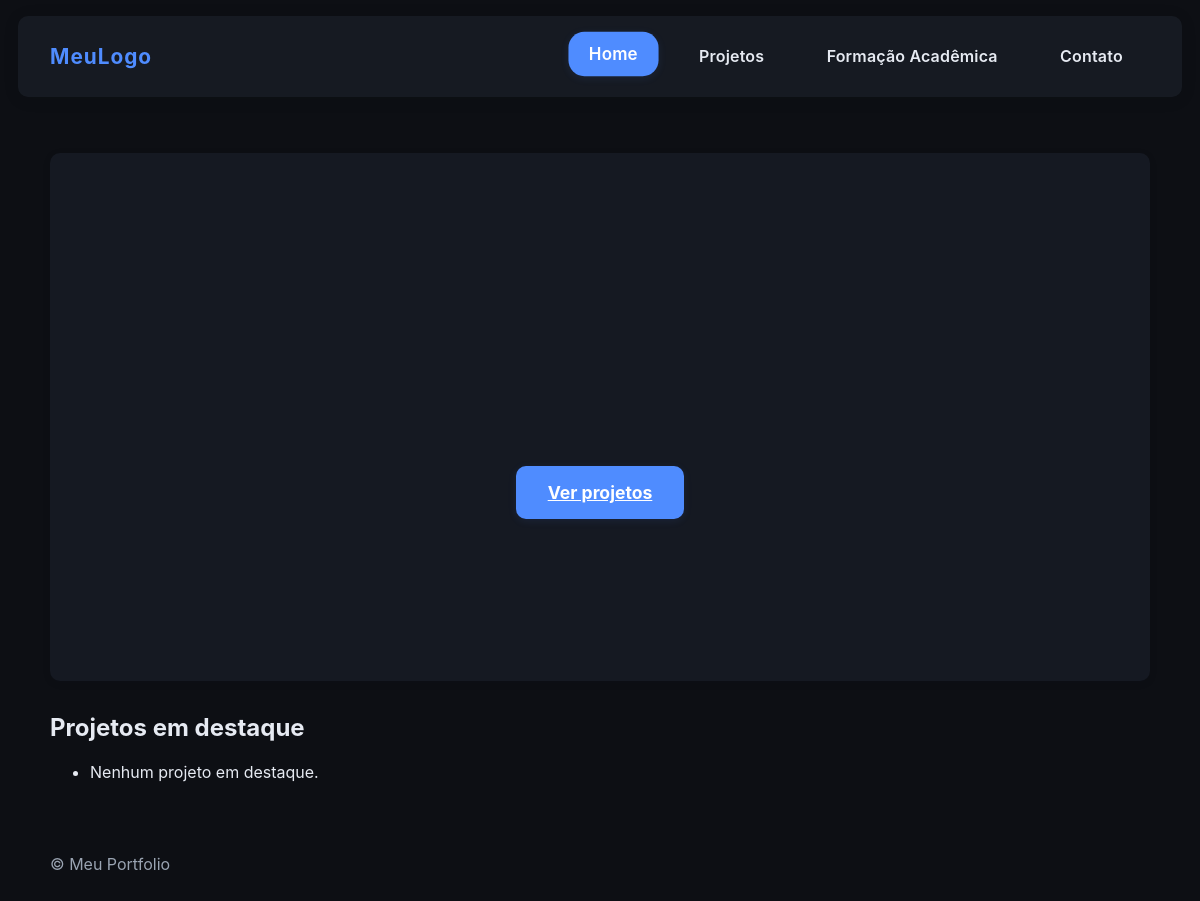
The app's page /, older data.
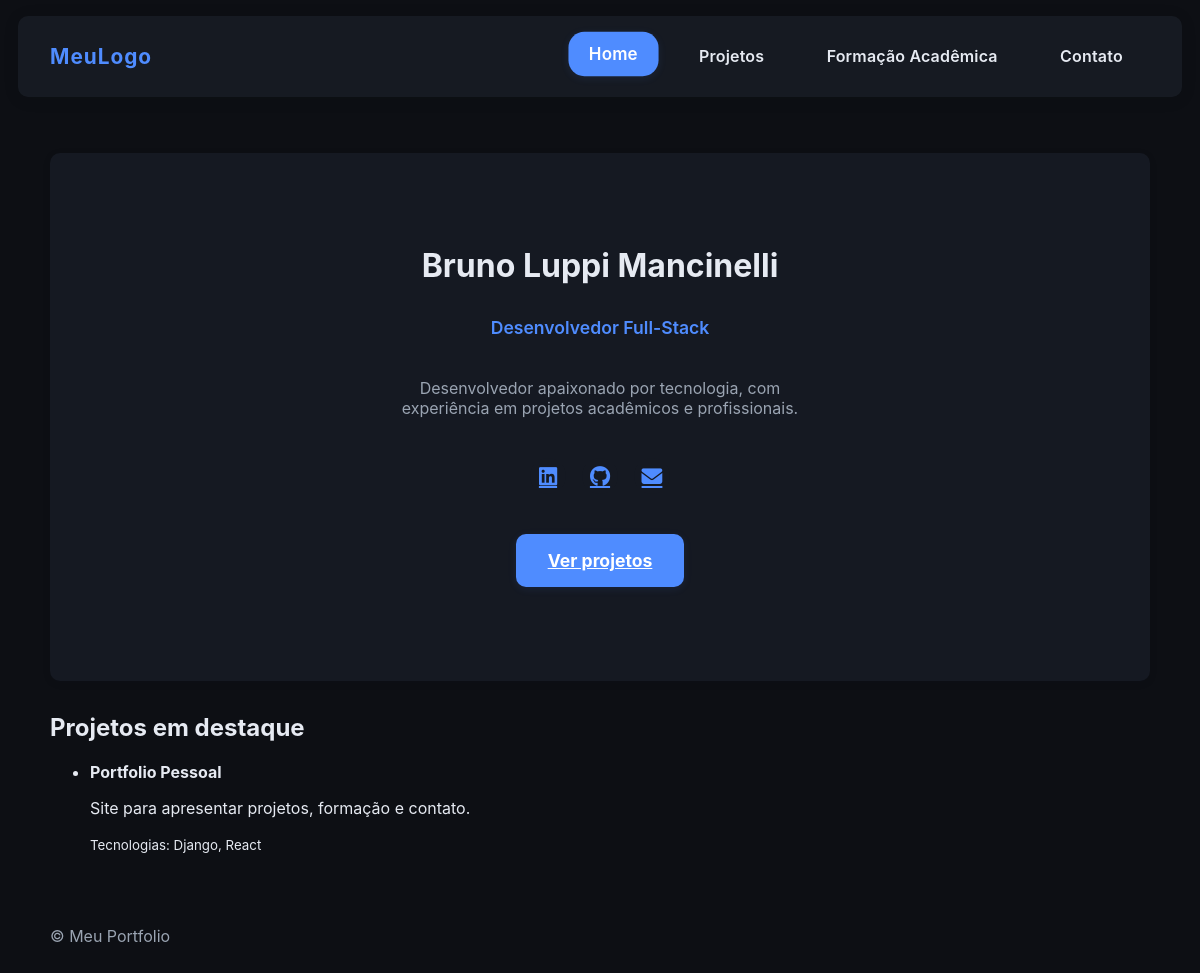
The same page, newer data.
### apps/profile/models.py (models this page shows, shortened)
class Profile(models.Model):
    name = models.CharField(max_length=255)
    foto = models.ImageField(upload_to='profile/', null=True, blank=True)
    role = models.CharField(max_length=100, help_text="e.g., Full-Stack Engineer, Student")
    description = models.TextField(help_text="Professional summary or bio")
    email = models.EmailField(unique=True)
    linkedin = models.URLField(null=True, blank=True)
    github = models.URLField(null=True, blank=True)
    created_at = models.DateTimeField(auto_now_add=True)
    updated_at = models.DateTimeField(auto_now=True)
    class Meta:
        ordering = ['-created_at']
        verbose_name = 'Profile'
        verbose_name_plural = 'Profiles'

### apps/projects/models.py (models this page shows, shortened)
class Project(models.Model):
    title = models.CharField(max_length=255)
    description = models.TextField()
    imagem = models.ImageField(upload_to='projects/', null=True, blank=True)
    technologies = models.ManyToManyField(
        Technology,
        related_name='projects',
        blank=True
    )
    repository_url = models.URLField(null=True, blank=True)
    demo_url = models.URLField(null=True, blank=True)
    destaque = models.BooleanField(default=False)
    created_at = models.DateTimeField(auto_now_add=True)
    updated_at = models.DateTimeField(auto_now=True)
    class Meta:
        ordering = ['-destaque', '-created_at']
        verbose_name = 'Project'
        verbose_name_plural = 'Projects'

class Technology(models.Model):
    name = models.CharField(max_length=100, unique=True)
    created_at = models.DateTimeField(auto_now_add=True)
    class Meta:
        ordering = ['name']
        verbose_name = 'Technology'
        verbose_name_plural = 'Technologies'

### apps/profile/views.py (the view)
# urls.py: path('', profile_views.home, name='home'),
def home(request):
    profile = Profile.objects.first()
    highlights = Project.objects.filter(destaque=True).order_by('-created_at').prefetch_related('technologies')
    return render(request, 'home.html', {'profile': profile, 'highlights': highlights})

### templates/home.html (shortened to what this page needs)
{% extends 'base.html' %}
{% block content %}
<section class="hero">
    <div class="hero-name">{{ profile.name }}</div>
    <div class="hero-role">{{ profile.role }}</div>
    <div class="hero-desc">{{ profile.description|truncatechars:120 }}</div>
    <div class="hero-socials">
        {% if profile.linkedin %}
            <a href="{{ profile.linkedin }}" target="_blank" title="LinkedIn"><i class="fa-brands fa-linkedin"></i></a>
        {% endif %} {% if profile.github %}
            <a href="{{ profile.github }}" target="_blank" title="GitHub"><i class="fa-brands fa-github"></i></a>
        {% endif %} {% if profile.email %}
            <a href="mailto:{{ profile.email }}" title="Email"><i class="fa-solid fa-envelope"></i></a>
        {% endif %}
    </div>
    <a href="{% url 'projects' %}" class="button hero-btn">Ver projetos</a>
</section>
<h2>Projetos em destaque</h2>
<ul>
    {% for proj in highlights %}
        <li>
            <strong>{{ proj.title }}</strong><br>
            <p>{{ proj.description }}</p>
            {% if proj.technologies.all %}
                <small>Tecnologias: {% for t in proj.technologies.all %}{{ t.name }}{% if not forloop.last %}, {% endif %}{% endfor %}</small>
            {% endif %}
        </li>
    {% empty %}
        <li>Nenhum projeto em destaque.</li>
    {% endfor %}
</ul>
{% endblock %}

Row changes from the older to the newer data that the page shows:
added Profile: name "Bruno Luppi Mancinelli", role "Desenvolvedor Full-Stack", description "Desenvolvedor apaixonado por tecnologia, com experiência em projetos acadêmicos e profissionais."
added Project: title "Portfolio Pessoal", description "Site para apresentar projetos, formação e contato."
added Technology: name "Django"
added Technology: name "React"
Text that changed along with them:
text no longer shown: "Nenhum projeto em destaque."
